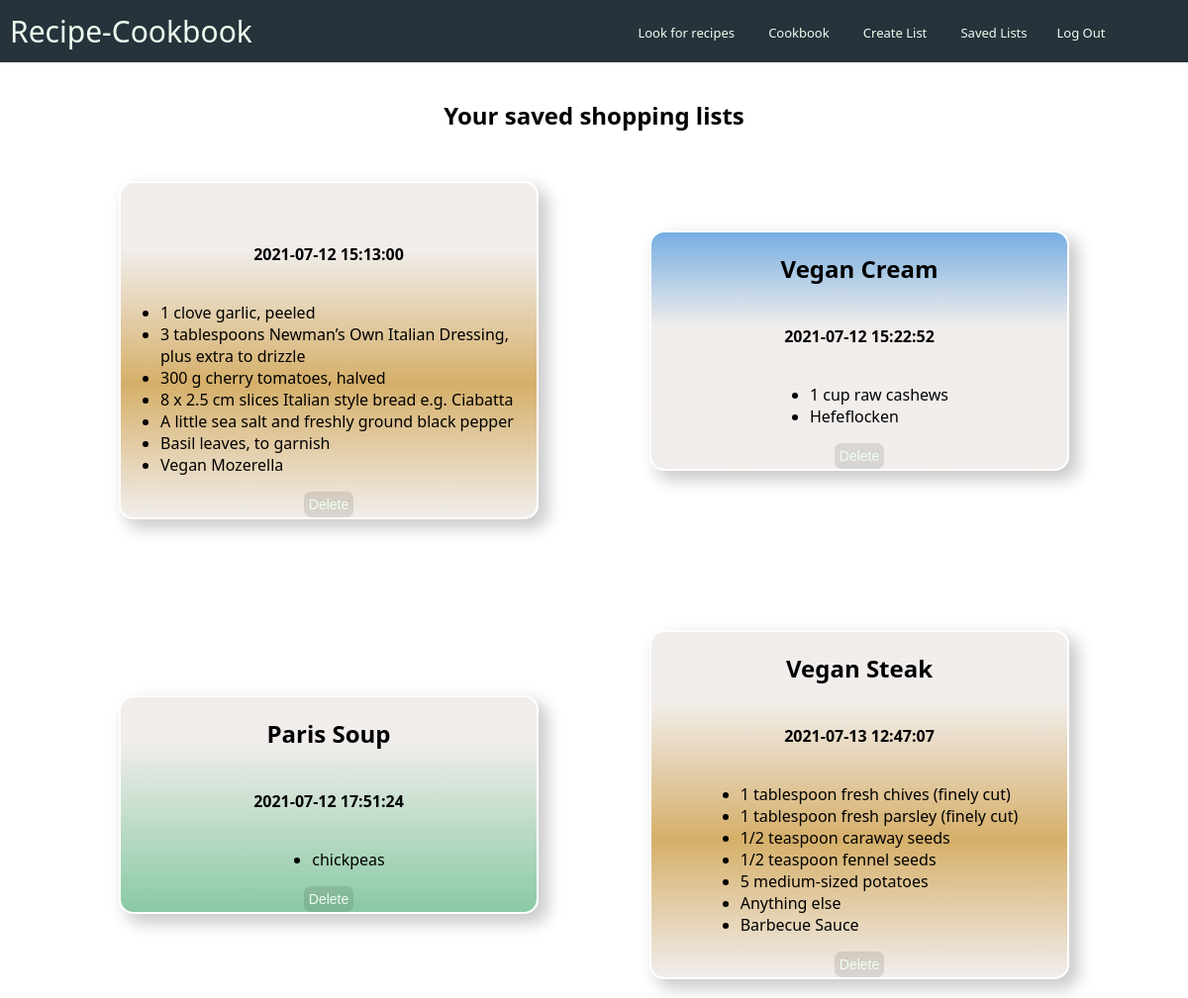
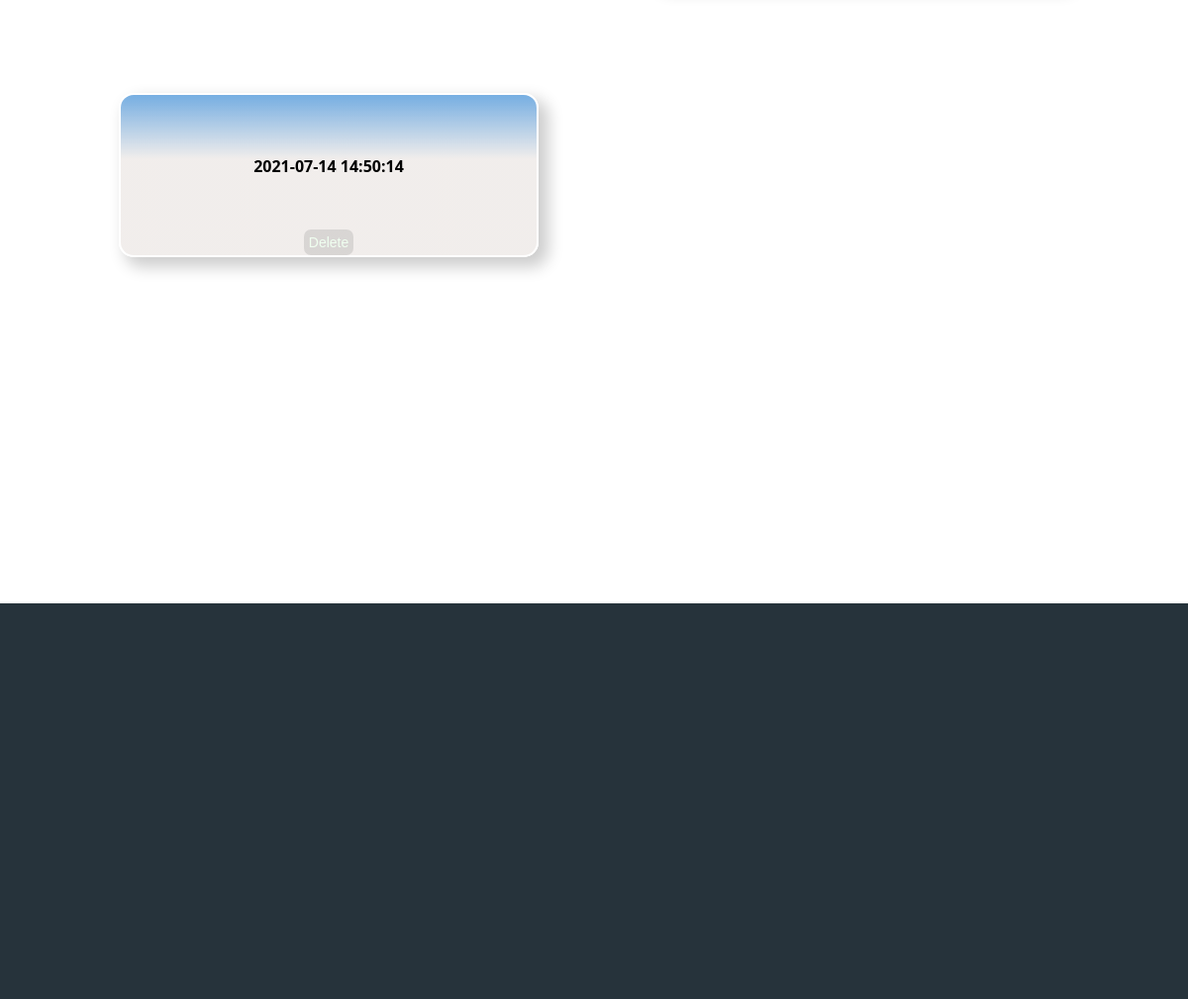
The page /views/savedLists (signed in) on the database its author committed (2 pictures, top to bottom).
### views2/models.py (models this page shows, shortened)
class ShopList(Base):
    __tablename__ = "shoplists"
    id = Column(Integer, primary_key=True)
    name = Column(String)
    date = Column(String)
    ingredients = relationship(
        "Ingredient", secondary=shoplist_ingredients, back_populates="shoplists"
    )
    users = relationship("User", secondary=users_shoplists, back_populates="shoplists")

### auth/models.py (models this page shows, shortened)
class Ingredient(Base):
    __tablename__ = "ingredients"
    id = Column(Integer, primary_key=True)
    ingredient = Column(String, unique=True)
    measure = Column(String)
    other_info = Column(String)
    recipes = relationship(
        "Recipe", secondary=recipes_ingredients, back_populates="ingredients"
    )
    users = relationship(
        "User", secondary=users_shoplists, back_populates="ingredients"
    )

### views2/views.py (the view, shortened to what this page needs)
@login_required
@views.route("/savedLists", methods=["GET", "POST"])
def shopList():
    if request.method == "GET":
        ingList_dicts = get_user_shoplists(session["user_id"])
        return render_template("savedLists.html", ingLists=ingList_dicts)

### views2/models.py (called while the page is built)
def get_user_shoplists(user_id):
    session = Session()
    user = session.query(User).filter(User.id == user_id).first()
    ingList = []
    for shoplist in user.shoplists:
        list_dict = {}
        list_dict["id"] = shoplist.id
        list_dict["name"] = shoplist.name
        list_dict["date"] = shoplist.date
        shop_ingList = []
        for ing in shoplist.ingredients:
            shop_ingList.append(ing.ingredient)
        list_dict["ingredients"] = shop_ingList
        ingList.append(list_dict)
    session.close()
    return ingList

### views2/templates/views2/savedLists.html (shortened to what this page needs)
{% extends "layout.html" %}
{% block main %}
<div class="main_all">
    <div class="main_header">
        <h2>
            Your saved shopping lists
        </h2>
    </div>
    <div class="wrapper shopping">
        {% for ingList in ingLists %}
        <div class="card shopping">
            <h2>
                {{ ingList["name"] }}
            </h2>
            <h4>
                {{ ingList["date"] }}
            </h4>
            <ul>
                {% for item in ingList["ingredients"] %}
                <li>
                    {{item}}
                </li>
                {% endfor %}
            </ul>
            <form class="delete_button" action="/views/delete_shoplist" method="POST">
                <button type="submit" value="{{ ingList['id'] }}" name="delete_shoplist"
                    class="btn noborder">Delete</button>
            </form>
        </div>
        {% endfor %}
    </div>
</div>
{% endblock %}

### views2/templates/views2/layout.html (shortened to what this page needs)
<!DOCTYPE html>
<html lang="en">
<head>
    <link href="{{ url_for('views.static', filename='styles.css') }}" type="text/css" rel="stylesheet">
</head>
<body>
    <nav class="navbar-container">
        <a class="navbar-icon" href="/"> <span class="red">Recipe-Cookbook</span></a>
        <div class="navbar-collapse" id="navbar">
            {% if session.user_id %}
            <div class="navbar-items logged">
                <span class="nav-item"><a class="nav-link" href="/views/">Look for recipes</a></span>
                <span class="nav-item"><a class="nav-link" href="/views/ingredients">Cookbook</a></span>
                <span class="nav-item"><a class="nav-link" href="/views/shoplist">Create List</a></span>
                <span class="nav-item"><a class="nav-link" href="/views/savedLists">Saved Lists</a></span>
            </div>
            <div class="navbar-logout">
                <span class="nav-item"><a href="/auth/logout">Log Out</a></span>
            </div>
            {% else %}
            <div class="navbar-items notlogged">
                <span class="nav-item"><a href="/auth/register">Register</a></span>
                <span class="nav-item"><a href="/auth/login">Log In</a></span>
            </div>
            <span class="nav-item open" onclick="openNav()"><a>Open</a></span>
            {% endif %}
        </div>
    </nav>
    <main class="container p-5" id="mainblock">
        {% block main %}{% endblock %}
    </main>
    <footer class="small text-center text-muted">
    </footer>
</body>
</html>

### views2/static/styles/styles.css (style rules this page uses)
html { scroll-behavior: smooth !important; min-height: 100%; position: relative; }
body { margin: 0; font-family: "Noto Sans", sans-serif; width: 100%; }
main { margin: 0; opacity: 1; }
.main_all { margin-top: 100px; }
a { text-decoration: none; color: honeydew; }
footer { margin-top: 350px; }
.navbar-container { background-color: rgb(0,0,0); background-color: #081720e0; z-index: 1; display: flex; justify-content: space-between; align-items: center; height: 63px; margin-bottom: 30px; position: fixed; top: 0; width: 100%; transition: all ease-in-out 0.25s; }
.navbar-collapse { display: flex; align-items: center; transition: 0.4s; }
.navbar-icon { font-size: 30px; padding-left: 10px; }
.navbar-items, .navbar-logout { transition: 1s; cursor: pointer; }
.nav-item { font-size: 13px; margin-right: 10px; padding: 10px; border-radius: 10px; transition: 0.6s; color: honeydew; cursor: pointer; }
button { padding: 5px 6px; cursor: pointer; }
.btn { font-size: 14px; background-color: #081720e0; color: honeydew; border: 2px solid #dadada; border-radius: 7px; transition: all 0.5s ease-in-out; cursor: pointer; }
.noborder { font-size: 14px; border: none; background-color: rgba(0,0,0,0.1); padding: 5px; }
.wrapper { display: grid; grid-gap: 7rem; grid-template-columns: repeat(auto-fit, minmax(220px, 1fr)); align-items: center; width: 80%; margin: 0 auto; }
.card { display: flex; flex-direction: column; position: relative; justify-content: center; align-items: center; font-size: 14px; border: solid 2px black; border-radius: 15px; box-shadow: 0.5em 0.5em 1em .125em rgba(0,0,0,.2); background-color: rgba(3, 8, 20, 0.1); height: fit-content; width: auto; opacity: 0; transform: translateY(4em) rotateZ(-5deg); transition: transform 4s .25s cubic-bezier(0,1,.3,1), opacity .3s .25s ease-out; overflow: hidden; cursor: pointer; will-change: transform, opacity; background-size: cover; background-position: center; background-repeat: no-repeat; }
.main_header { text-align: center; }
.wrapper.shopping { grid-template-columns: repeat(auto-fit, minmax(400px, 1fr)); margin-top: 50px; }
.card.shopping { font-size: 16px; background: linear-gradient(rgba(64, 142, 214, 0.719),rgba(240, 236, 234, 0.925) 40%); border: 2px solid white; cursor: auto; }
.card.shopping:nth-of-type(3n) { background: linear-gradient(rgba(240, 236, 234, 0.925) 20%,rgba(91, 180, 128, 0.719)); }
.card.shopping:nth-of-type(3n + 1) { background: linear-gradient(rgba(240, 236, 234, 0.925) 20%,rgba(197, 144, 46, 0.719), rgba(240, 236, 234, 0.925)); }
footer { height: 400px; width: 100%; background-color: #081720e0; }
.is-visible { opacity: 1; }
.rotate { transform: rotate(0); }

### rows shown on the page
ShopList: date "2021-07-12 15:13:00", {{ ingList['id'] }} 29 (drawn)
Ingredient: ingredient "1 clove garlic, peeled"
Ingredient: ingredient "3 tablespoons Newman’s Own Italian Dressing, plus extra to drizzle"
Ingredient: ingredient "300 g cherry tomatoes, halved"
Ingredient: ingredient "8 x 2.5 cm slices Italian style bread e.g. Ciabatta"
Ingredient: ingredient "A little sea salt and freshly ground black pepper"
Ingredient: ingredient "Basil leaves, to garnish"
Ingredient: ingredient "Vegan Mozerella"
ShopList: name "Vegan Cream", date "2021-07-12 15:22:52", {{ ingList['id'] }} 32 (drawn)
Ingredient: ingredient "1 cup raw cashews"
Ingredient: ingredient "Hefeflocken"
ShopList: name "Paris Soup", date "2021-07-12 17:51:24", {{ ingList['id'] }} 33 (drawn)
Ingredient: ingredient "chickpeas"
ShopList: name "Vegan Steak", date "2021-07-13 12:47:07", {{ ingList['id'] }} 34 (drawn)
Ingredient: ingredient "1 tablespoon fresh chives (finely cut)"
Ingredient: ingredient "1 tablespoon fresh parsley (finely cut)"
Ingredient: ingredient "1/2 teaspoon caraway seeds"
Ingredient: ingredient "1/2 teaspoon fennel seeds"
Ingredient: ingredient "5 medium-sized potatoes"
Ingredient: ingredient "Anything else"
Ingredient: ingredient "Barbecue Sauce"
ShopList: date "2021-07-14 14:50:14", {{ ingList['id'] }} 35 (drawn)
